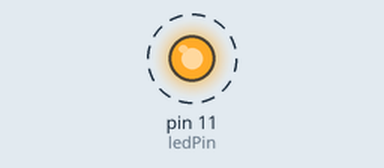
Simulated run of this program. Board: Raspberry Pi (header pin numbers). Parts: output pins drawn as LEDs (lit = HIGH). Dashed ring = blinking. What the program prints to the terminal is not drawn.

Above: at 0.5 s.
Timing chart, 0 to 4.6 s (numbered marks = the images above):
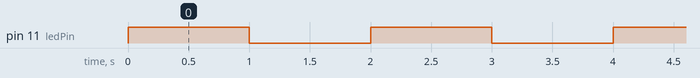

Measured:
- by itself, pin 11 (ledPin): alternates HIGH for 1.0 s and LOW for 1.0 s

The program:

blink.py
```python
################################
#							   #
#		   LED Blink		   #
#							   #
################################
#							   #
# @Author: Aaron Earl		   #
#							   #
# Tutorial from Freenove to	   #
# make an LED blink on		   #
# a Raspbery Pi Zero W		   #
################################

import RPi.GPIO as GPIO
import time

ledPin = 11 #RPi board pin 11

def setup():

	GPIO.setmode(GPIO.BOARD)    	# Numpers GPIOs by Physical Location
	GPIO.setup(ledPin, GPIO.OUT)	# Set ledPin's mode to output
	GPIO.output(ledPin, GPIO.LOW)	# Set ledPin low to turn LED off
	print('using pin %d' %ledPin)

def loop():

	while True:

		GPIO.output(ledPin, GPIO.HIGH)	# Turn LED On
		print("...LED On")
		time.sleep(1)					# Delay 1 second
		GPIO.output(ledPin, GPIO.LOW)	# Turne LED Off
		print("...LED Off")
		time.sleep(1)

def destroy():

		GPIO.output(ledPin, GPIO.LOW) 	# Turn LED Off
		GPIO.cleanup()					# Release resources

if __name__ == "__main__": # Program start

	setup()
	try:
		loop()
	except KeyboardInterrupt: # When Ctrl-C is pressed, the subroutine destroy() will be executed
		destroy()
```
